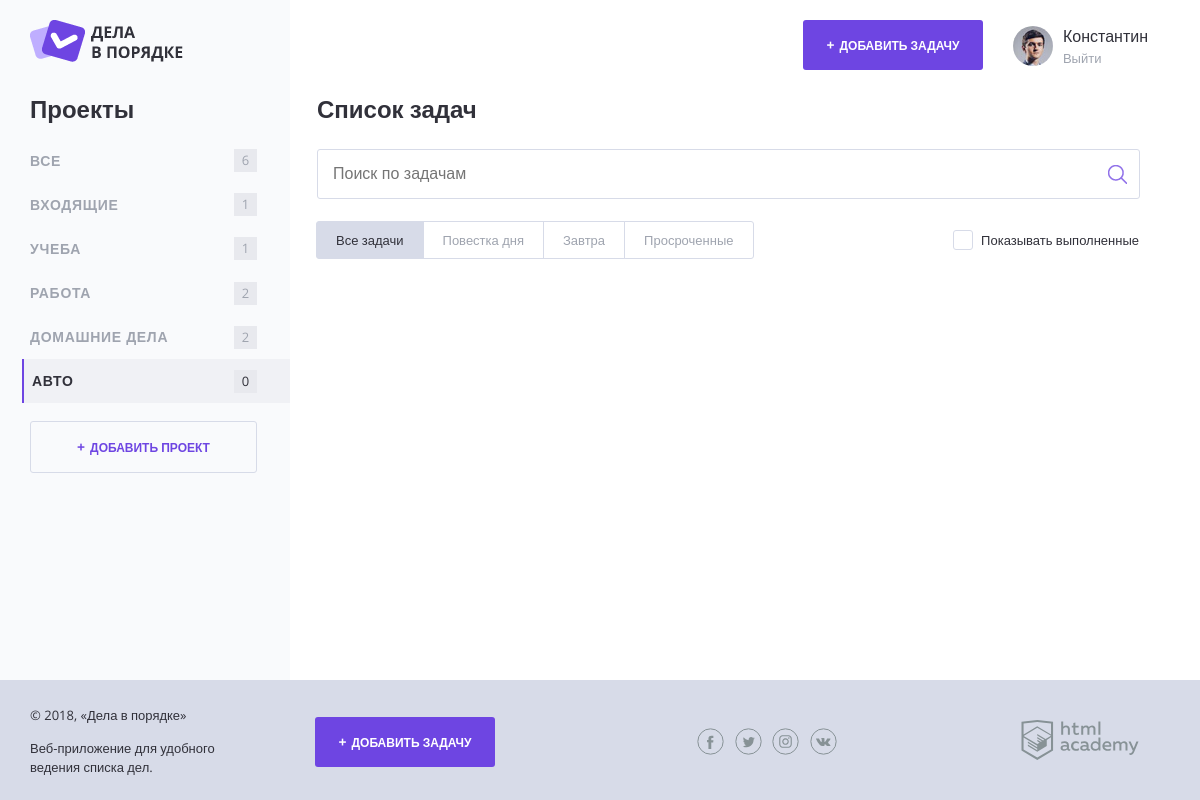
Screenshot of /index.php?project_id=6 with the database file from the repository.
### tables this page shows
CREATE TABLE projects (
   id int AUTO_INCREMENT PRIMARY KEY,
   project_name char(20) NOT NULL,
   user_id int NOT NULL,
   FOREIGN KEY (user_id) REFERENCES users(id)
);

### functions.php (called while the page is built, shortened)
<?php
function task_count($task_array, $project_name) {
    if ($project_name === 'Все') {
        return count($task_array);
    } else {
        $count = 0;
        foreach ($task_array as $item) {
            if ($item['project_name'] === $project_name) {
                $count += 1;
            }
        }
        return $count;
    }
}
function render_template($template_path, $data = []) {
    if (!file_exists($template_path)) {
        return '';
    } else {
        extract($data);
        require_once($template_path);
        return ob_get_clean();
    }
}

### templates/layout.php (the view, shortened to what this page needs)
<!DOCTYPE html>
<html lang="ru">
<head>
    <link rel="stylesheet" href="css/normalize.css">
    <link rel="stylesheet" href="css/style.css">
    <link rel="stylesheet" href="css/flatpickr.min.css">
</head>
<body>
<div class="page-wrapper">
    <div class="container container--with-sidebar">
        <header class="main-header">
            <a href="/">
                <img src="img/logo.png" width="153" height="42" alt="Логотип Дела в порядке">
            </a>
            <div class="main-header__side">
                <a class="main-header__side-item button button--plus open-modal" href="javascript:;"
                target="task_add">Добавить задачу</a>
                <div class="main-header__side-item user-menu">
                    <div class="user-menu__image">
                        <img src="img/user-pic.jpg" width="40" height="40" alt="Пользователь">
                    </div>
                    <div class="user-menu__data">
                        <p>Константин</p>
                        <a href="#">Выйти</a>
                    </div>
                </div>
            </div>
        </header>
        <div class="content">
            <section class="content__side">
                <h2 class="content__side-heading">Проекты</h2>
                <nav class="main-navigation">
                    <ul class="main-navigation__list">
                    <?php foreach ($projects as $key => $item) : ?>
                        <li class="main-navigation__list-item
                            <?= intval($item['id'])   === $project_id &&  is_int($project_id) ? 'main-navigation__list-item--active' : '' ?>
                            <?= $item['project_name'] === 'Все'       && !is_int($project_id) ? 'main-navigation__list-item--active' : '' ?>"
                        >
                            <a class="main-navigation__list-item-link"
                                href="index.php<?= $item['project_name'] === 'Все' ? '' : '?project_id='.$item['id'] ?>"
                            >
                                <?= htmlspecialchars($item['project_name']); ?>
                            </a>
                            <span class="main-navigation__list-item-count"><?= task_count($tasks, $item['project_name']); ?></span>
                        </li>
                    <?php endforeach; ?>
                    </ul>
                </nav>
                <a class="button button--transparent button--plus content__side-button open-modal"
                   href="javascript:;" target="project_add">Добавить проект</a>
            </section>
            <main class="content__main">
                <?= $content; ?>
            </main>
        </div>
    </div>
</div>
<footer class="main-footer">
    <div class="container">
        <div class="main-footer__copyright">
            <p>© 2018, «Дела в порядке»</p>
            <p>Веб-приложение для удобного ведения списка дел.</p>
        </div>
        <a class="main-footer__button button button--plus open-modal" target="task_add"
           href="javascript:;">Добавить задачу</a>
        <div class="main-footer__social social">
            <a class="social__link social__link--facebook" href="#">Facebook
            </a>
            <a class="social__link social__link--twitter" href="#">Twitter
            </a>
            <a class="social__link social__link--instagram" href="#">Instagram
            </a>
            <a class="social__link social__link--vkontakte" href="#">Вконтакте
            </a>
        </div>
        <div class="main-footer__developed-by">
            <a href="https://htmlacademy.ru/intensive/php">
                <img src="img/htmlacademy.svg" alt="HTML Academy" width="118" height="40">
            </a>
        </div>
    </div>
</footer>
</body>
</html>

### css/style.css (style rules this page uses)
html, body { height: 100%; }
.page-wrapper { min-height: 100%; margin-bottom: -120px; }
.page-wrapper::after { content: ""; display: block; }
.main-footer, .page-wrapper::after { height: 94px; }
body { position: relative; min-width: 1180px; font-size: 16px; font-family: "OpenSans", sans-serif; color: #31313a; }
a { text-decoration: none; }
.container { width: 1140px; margin: 0 auto; padding: 0 20px; }
.container--with-sidebar { position: relative; }
.container--with-sidebar::after { content: ""; position: absolute; top: 0; left: calc(-50vw + 280px); z-index: -1; width: 50vw; height: 100vh; background-color: #f9fafc; }
.button { display: inline-block; width: 180px; padding: 17px 0; font-weight: 700; font-size: 12px; text-align: center; color: #ffffff; text-transform: uppercase; text-decoration: none; background-color: #6e45e2; border: 0; border-radius: 3px; }
.button--plus::before { content: "+"; margin-right: 5px; font-size: 14px; }
.button--transparent { color: #6e45e2; border: 1px solid #d7dbe8; }
.button--transparent, .button--transparent:hover, .button--transparent:focus, .button--transparent:active { background-color: transparent; }
.main-header { display: flex; justify-content: space-between; padding: 20px 0 26px; }
.main-header__side { display: flex; align-items: center; margin-right: 22px; }
.main-header__side-item { margin-left: 30px; }
.user-menu { display: flex; align-items: center; }
.user-menu__image { flex-shrink: 1; margin-top: 6px; margin-right: 10px; }
.user-menu__image img { border-radius: 50%; }
.user-menu__data p { margin: 3px 0 2px; }
.user-menu__data a { font-size: 13px; color: #9fa4af; }
.content { display: flex; }
.content__side { width: 260px; }
.content__side-heading { margin: 0; margin-bottom: 15px; }
.content__side-button { width: 225px; }
.main-navigation { margin-bottom: 18px; }
.main-navigation__list { margin: 0 0 0 -8px; padding: 0; list-style: none; }
.main-navigation__list-item { display: flex; align-items: center; font-size: 14px; color: #9fa4af; text-transform: uppercase; }
.main-navigation__list-item--active { color: #31313a; background-color: #f0f1f5; border-left: 2px solid #6e45e2; }
.main-navigation__list-item-link { flex-grow: 1; padding: 14px 8px; font-weight: bold; color: inherit; text-decoration: none; letter-spacing: 0.05em; }
.main-navigation__list-item-count { display: inline-block; min-width: 19px; min-height: 19px; margin-right: 33px; padding: 2px; font-size: 13px; line-height: 18px; text-align: center; background-color: #e8e9ee; }
.content__main { flex-grow: 1; padding: 0 30px 0 27px; }
.main-footer { padding: 13px 0; background-color: #d7dbe8; }
.main-footer .container { display: flex; align-items: center; }
.main-footer__copyright { width: 215px; margin-right: 70px; font-size: 13px; line-height: 1.5; }
.main-footer__button { margin-right: 202px; }
.main-footer__social { width: 140px; margin-right: 184px; }
.social { display: flex; flex-wrap: wrap; justify-content: space-between; }
.social__link { width: 27px; height: 27px; font-size: 0; }

### rows the page displays
projects: project_name "ВСЕ", project_name "6"
projects: project_name "ВХОДЯЩИЕ", project_name "1"
projects: project_name "УЧЕБА", project_name "1"
projects: project_name "РАБОТА", project_name "2"
projects: project_name "ДОМАШНИЕ ДЕЛА", project_name "2"
projects: project_name "АВТО", project_name "0"
